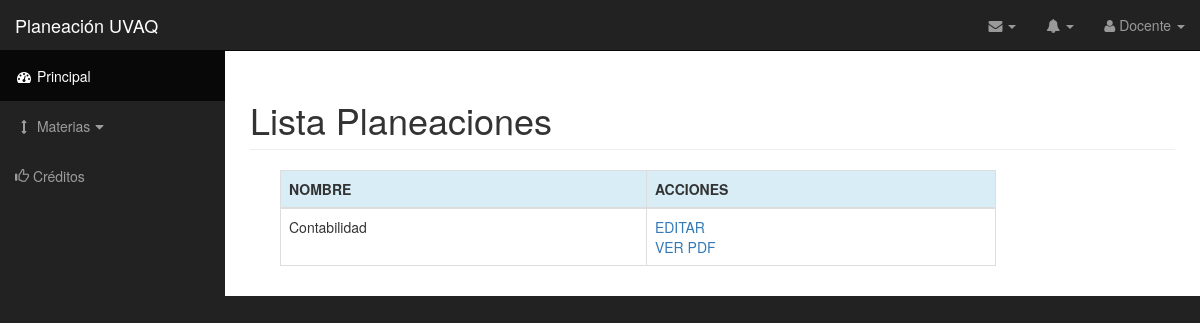
Before: /materias.php (signed in) with the older database file.
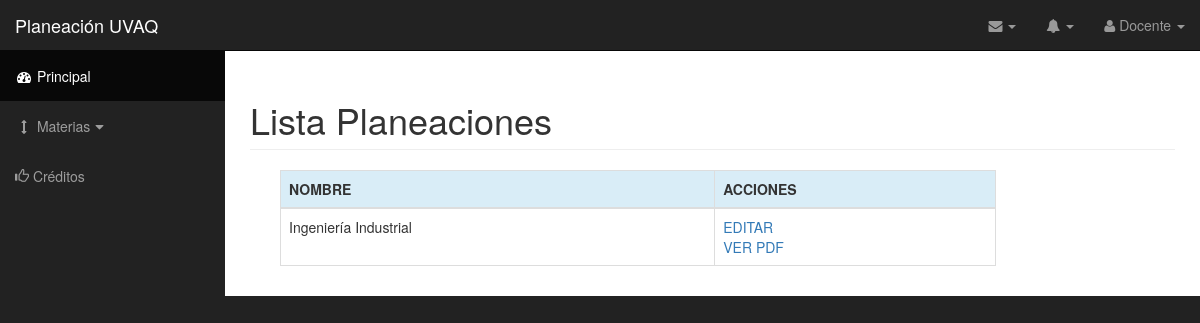
After: the same page with the newer database file.
### tables this page shows
CREATE TABLE `materias` (
  `id_materia` int(11) NOT NULL,
  `nombrePlan` varchar(60) NOT NULL,
  `nombreUnidad` varchar(60) NOT NULL,
  `semestre` varchar(60) NOT NULL,
  `fecha` date NOT NULL,
  `proposito` varchar(60) NOT NULL,
  `competenciasGen` mediumtext NOT NULL,
  `competenciasEsp` mediumtext NOT NULL,
  `primeraEvaluacion` date NOT NULL,
  `segundaEvaluacion` date NOT NULL,
  `terceraEvaluacion` date NOT NULL,
  `horasUnidad` int(11) NOT NULL,
  `horasTeoDoc` int(11) NOT NULL,
  `horasPracDoc` int(11) NOT NULL,
  `horasTeoInd` int(11) NOT NULL,
  `horasPracInd` int(11) NOT NULL,
  `numAlumnos` int(11) NOT NULL,
  `salon` varchar(15) NOT NULL,
  `grupo` varchar(20) NOT NULL,
  `id_carrera` int(11) NOT NULL,
  `ciclo` varchar(30) NOT NULL,
  `id_usuario` int(11) NOT NULL
);

### materias.php (the view, shortened to what this page needs)
<?php include('conect.php'); ?>
<!DOCTYPE html>
<html lang="en">
    <?php include('head.php'); ?>
    <body>
        <div id="wrapper">
            <nav class="navbar navbar-inverse navbar-fixed-top" role="navigation">
                <?php include("navbarHeader.php"); include("sidebar.php"); ?>
            </nav>
            <div id="page-wrapper">
                <div class="container-fluid table-responsive">
                    <h1 class="page-header">
                    Lista Planeaciones
                    </h1>
                    <div class="col-md-12">
                        <?php
                        $matId = mysqli_query($link, "SELECT * FROM materias WHERE id_usuario = $_SESSION[id_usuario] ") or die("<h2>No hay resultados</h2>");
                        ?>
                        <div class="col-lg-10 col-md-10 col-sm-12 col-xs-12">
                            <table class="table table-hover table-bordered table-responsive">
                                <thead>
                                    <tr class="info">
                                        <th>NOMBRE</th>
                                        <th>ACCIONES</th>
                                    </tr>
                                </thead>
                                <tbody>
                                   <?php
                                   if ($matId) {
                                       while ($row = mysqli_fetch_row($matId)) {
                                    echo "
                                    <tr>
                                        <td>$row[1]</td>
                                        <td><a href='editar_pdf.php?id=".$row[0]."'>EDITAR</a><br><a href='pdf.php?id=".$row[0]."' target='_blank'>VER PDF</a></td>
                                    </tr>
                                    ";
                                    }
                                   }else{
                                    ?>
                                        <h2>No hay resultados</h2>
                                    <?php
                                   }
                                    ?>
                                </tbody>
                            </table>
                        </div>
                    </div>
                </div>
            </div>
        </div>
    </body>
</html>

### navbarHeader.php (shortened to what this page needs)
<?php
$sql = "SELECT nombre FROM usuarios WHERE id_usuario = $_SESSION[id_usuario]";
$res= @mysql_query($sql) or die(mysql_error());
$data = mysql_fetch_assoc($res);
?>
<div class="navbar-header">
    <a class="navbar-brand" href="index.php">Planeación UVAQ</a>
</div>
<ul class="nav navbar-right top-nav">
    <li class="dropdown">
        <a href="#" class="dropdown-toggle" data-toggle="dropdown"><i class="fa fa-envelope"></i> <b class="caret"></b></a>
    </li>
    <li class="dropdown">
        <a href="#" class="dropdown-toggle" data-toggle="dropdown"><i class="fa fa-bell"></i> <b class="caret"></b></a>
    </li>
    <li class="dropdown">
        <a href="#" class="dropdown-toggle" data-toggle="dropdown"><i class="fa fa-user"></i> <?php echo $data['nombre']; ?> <b class="caret"></b></a>
    </li>
</ul>

Changed rows visible on the page:
changed materias: nombrePlan "Contabilidad" → "Ingeniería Industrial"
